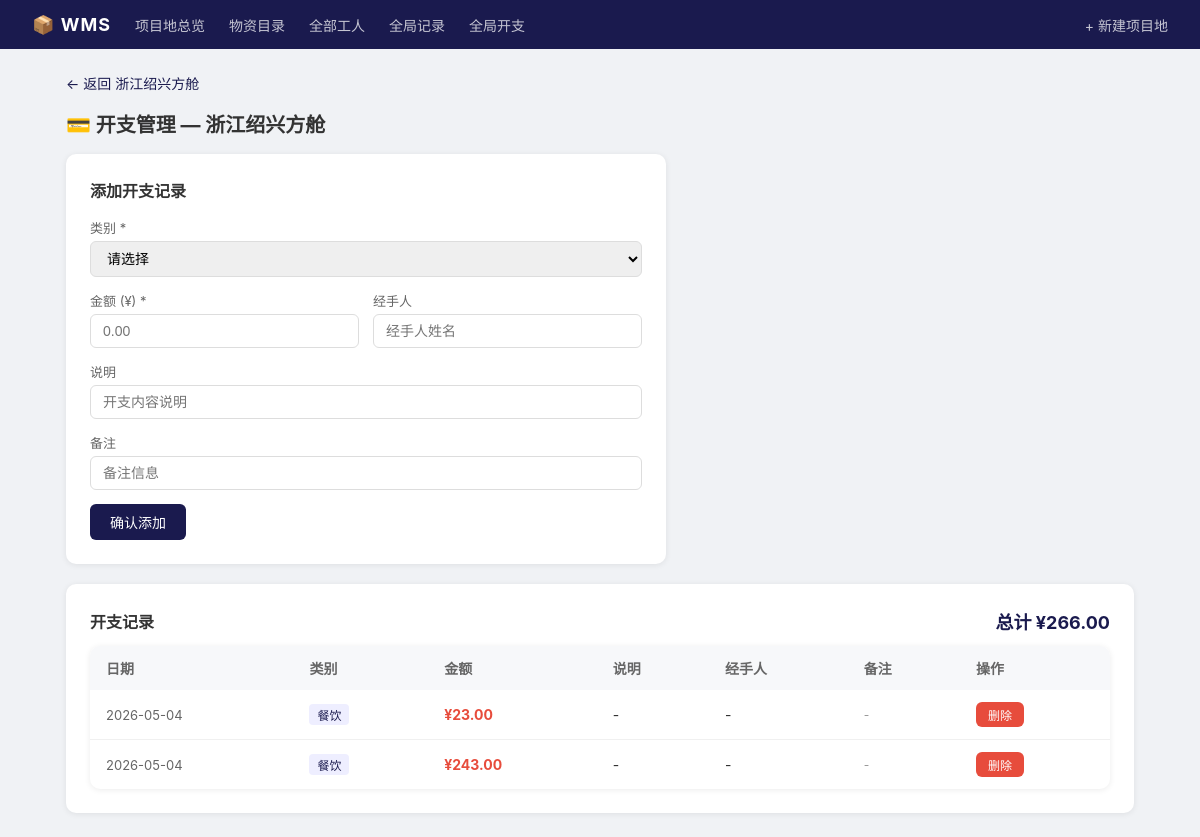
Page /site/3/expenses on the committed database.
### tables this page shows
CREATE TABLE sites (
            id INTEGER PRIMARY KEY AUTOINCREMENT,
            name TEXT UNIQUE NOT NULL,
            location TEXT DEFAULT '',
            contact TEXT DEFAULT '',
            created TEXT NOT NULL
        );

CREATE TABLE expenses (
            id INTEGER PRIMARY KEY AUTOINCREMENT,
            site_id INTEGER NOT NULL,
            category TEXT NOT NULL DEFAULT '其他',
            amount REAL NOT NULL,
            description TEXT DEFAULT '',
            operator TEXT DEFAULT '',
            note TEXT DEFAULT '',
            created TEXT NOT NULL,
            FOREIGN KEY (site_id) REFERENCES sites(id) ON DELETE CASCADE
        );

### app.py (the view, shortened to what this page needs)
@app.route("/site/<int:site_id>/expenses", methods=["GET", "POST"])
def expenses(site_id):
    conn = get_db()
    site = conn.execute("SELECT * FROM sites WHERE id=?", (site_id,)).fetchone()
    if not site:
        flash("项目地不存在", "error")
        conn.close()
        return redirect(url_for("index"))
    expenses_list = conn.execute("""
        SELECT * FROM expenses WHERE site_id=? ORDER BY id DESC LIMIT 200
    """, (site_id,)).fetchall()
    total = conn.execute(
        "SELECT COALESCE(SUM(amount),0) AS total FROM expenses WHERE site_id=?",
        (site_id,)
    ).fetchone()["total"]
    conn.close()
    return render_template("expenses.html", site=site, expenses=expenses_list, total=total)

### app.py (called while the page is built)
@app.after_request
def no_cache(response):
    if response.mimetype == "text/html":
        response.headers["Cache-Control"] = "no-cache, no-store, must-revalidate"
        response.headers["Pragma"] = "no-cache"
        response.headers["Expires"] = "0"
    return response

def get_db():
    conn = sqlite3.connect(DB_PATH)
    conn.row_factory = sqlite3.Row
    conn.execute("PRAGMA foreign_keys = ON")
    return conn

### templates/expenses.html (shortened to what this page needs)
{% extends "base.html" %}
{% block content %}
<a href="{{ url_for('site_detail', id=site.id) }}" class="back-link">← 返回 {{ site.name }}</a>
<div class="page-title">💳 开支管理 — {{ site.name }}</div>
<div class="card" style="max-width:600px;margin-bottom:20px">
    <h2 style="font-size:16px;margin-bottom:16px">添加开支记录</h2>
    <form method="POST">
        <div class="form-group">
            <label>类别 *</label>
            <select name="category" required>
                <option value="">请选择</option>
            </select>
        </div>
        <div class="grid-2">
            <div class="form-group">
                <label>金额 (¥) *</label>
                <input type="number" step="0.01" min="0.01" name="amount" required placeholder="0.00">
            </div>
            <div class="form-group">
                <label>经手人</label>
                <input type="text" name="operator" placeholder="经手人姓名">
            </div>
        </div>
        <div class="form-group">
            <label>说明</label>
            <input type="text" name="description" placeholder="开支内容说明">
        </div>
        <div class="form-group">
            <label>备注</label>
            <input type="text" name="note" placeholder="备注信息">
        </div>
        <button type="submit" class="btn btn-primary">确认添加</button>
    </form>
</div>
<div class="card">
    <div style="display:flex;justify-content:space-between;align-items:center;margin-bottom:12px">
        <h2 style="font-size:16px;margin:0">开支记录</h2>
        <span style="font-size:18px;font-weight:700;color:#1a1a4e">总计 ¥{{ '%.2f'|format(total) }}</span>
    </div>
    {% if expenses %}
    <table>
        <tr>
            <th>日期</th><th>类别</th><th>金额</th><th>说明</th><th>经手人</th><th>备注</th><th>操作</th>
        </tr>
        {% for e in expenses %}
        <tr>
            <td style="color:#666;font-size:13px">{{ e.created }}</td>
            <td><span class="tag">{{ e.category }}</span></td>
            <td style="font-weight:700;color:#e74c3c">¥{{ '%.2f'|format(e.amount) }}</td>
            <td>{{ e.description or '-' }}</td>
            <td>{{ e.operator or '-' }}</td>
            <td style="color:#999;font-size:12px">{{ e.note or '-' }}</td>
            <td>
                <a href="{{ url_for('expense_delete', site_id=site.id, expense_id=e.id) }}"
                   class="btn btn-red btn-sm"
                   onclick="return confirm('确认删除此开支记录？')">删除</a>
            </td>
        </tr>
        {% endfor %}
    </table>
    {% else %}
    <div class="empty">暂无开支记录</div>
    {% endif %}
</div>
{% endblock %}

### templates/base.html (style rules this page uses)
* { margin: 0; padding: 0; box-sizing: border-box; }
body { font-family: -apple-system, 'Microsoft YaHei', sans-serif; background: #f0f2f5; color: #333; }
table { width: 100%; border-collapse: collapse; background: #fff; border-radius: 10px; overflow: hidden; box-shadow: 0 1px 6px rgba(0,0,0,.08); }
th, td { padding: 12px 16px; text-align: left; font-size: 14px; }
th { background: #f7f8fa; color: #666; font-weight: 600; }
tr:not(:last-child) td { border-bottom: 1px solid #f0f0f0; }
.btn { display: inline-block; padding: 8px 20px; border-radius: 6px; font-size: 14px; text-decoration: none; cursor: pointer; border: none; }
.btn-primary { background: #1a1a4e; color: #fff; }
.btn-sm { padding: 4px 12px; font-size: 12px; }
.btn-red { background: #e74c3c; color: #fff; }
.card { background: #fff; border-radius: 10px; padding: 24px; box-shadow: 0 1px 6px rgba(0,0,0,.08); }
.card h2 { font-size: 18px; margin-bottom: 16px; }
.form-group { margin-bottom: 14px; }
.form-group label { display: block; font-size: 13px; color: #666; margin-bottom: 4px; }
.form-group input, .form-group select, .form-group textarea { width: 100%; padding: 8px 12px; border: 1px solid #ddd; border-radius: 6px; font-size: 14px; }
.grid-2 { display: grid; grid-template-columns: 1fr 1fr; gap: 14px; }
.page-title { font-size: 20px; font-weight: 700; margin-bottom: 16px; }
.back-link { display: inline-block; margin-bottom: 16px; color: #1a1a4e; text-decoration: none; font-size: 14px; }
.tag { display: inline-block; background: #eef; color: #1a1a4e; padding: 2px 8px; border-radius: 4px; font-size: 12px; }

### rows in the picture
sites: name "浙江绍兴方舱"
expenses: created "2026-05-04", category "餐饮", amount "23.00", description "-", operator "-", note "-"
expenses: created "2026-05-04", category "餐饮", amount "243.00", description "-", operator "-", note "-"

### other values in the picture
{{ '%.2f'|format(total) }} "266.00"
